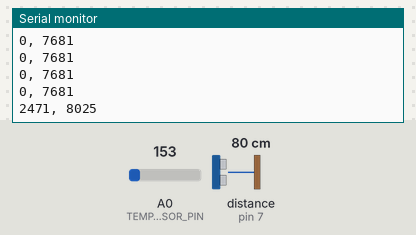
Simulated run of this sketch. Board: Arduino Uno, built with avr-gcc and run on an emulated ATmega328P. Parts: the last lines printed to the serial monitor. Wiring (inferred from the names in the program): ultrasonic range finder: trigger pin 7; echo pin 7. The inputs (shaded band) are chosen by the test bench; at power-on: distance to the obstacle (sensor on pin 7) 80 cm, A0 (TEMP_SENSOR_PIN) = 153. The echo pulse lasts 58.3 µs per cm.

Above: at 1.2 s.
1.3 s: distance to the obstacle (sensor on pin 7) set to 2 cm
At 1.39 s:
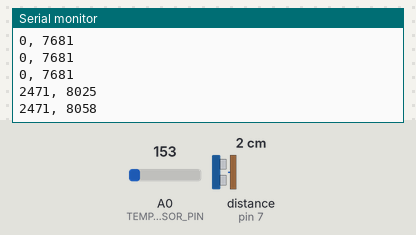
2.8 s: A0 (TEMP_SENSOR_PIN) set to 165
At 2.81 s:
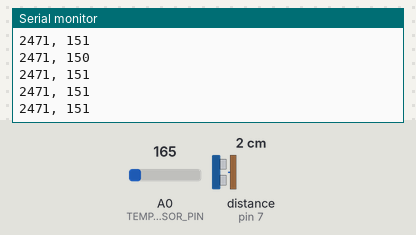
4.3 s: distance to the obstacle (sensor on pin 7) set to 60 cm
At 4.42 s:
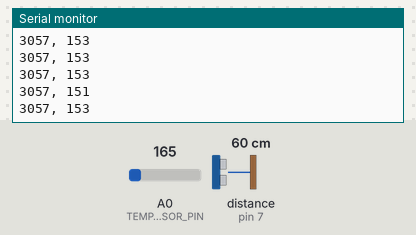
8.5 s: A0 (TEMP_SENSOR_PIN) set to 175
At 8.52 s:
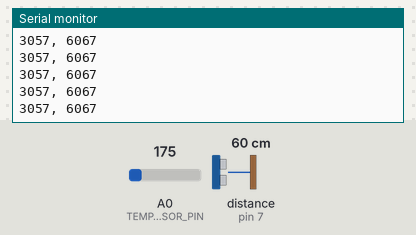
Timing chart, 0 to 11.0 s (numbered marks = the images above; inputs shaded):
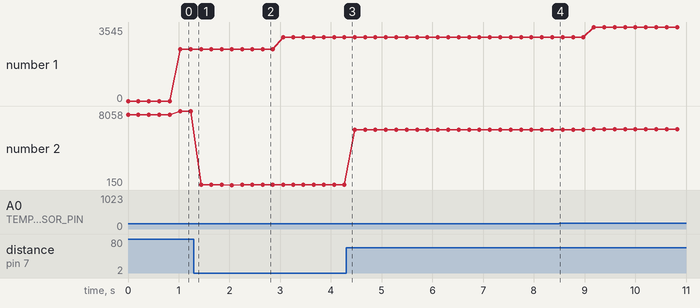

Measured:
- plotted number 1: 2471 → 3057 after the input at 2.8 s, 3057 → 3545 after the input at 8.5 s
- plotted number 2: 8058 → 151 after the input at 1.3 s, 151 → 153 after the input at 2.8 s, 153 → 6067 after the input at 4.3 s, 6067 → 6118 after the input at 8.5 s

The sketch:

PreciseSensor.ino
```cpp
const unsigned int BAUD_RATE = 9600;
const float SUPPLY_VOLTAGE = 5.0;
const unsigned int PING_SENSOR_IO_PIN = 7;
const unsigned int TEMP_SENSOR_PIN = A0;
const float SENSOR_GAP = 0.2;
float current_temperature = 0.0;
unsigned long last_measurement = millis();

void setup() {
    Serial.begin(BAUD_RATE);
}

void loop() {
    unsigned long currnet_millis = millis();
    if (abs(currnet_millis - last_measurement) >= 1000) {
        current_temperature = get_temperature();
        last_measurement = currnet_millis;
    }
    Serial.print(scaled_value(current_temperature));
    Serial.print(", ");
    const unsigned long duration = measure_distance();
    Serial.println(scaled_value(microseconds_to_cm(duration)));
    delay(200);
}

long scaled_value(const float value) {
    float round_offset = value < 0 ? -0.5 : 0.5;
    return (long)(value * 100 + round_offset);
}

const float get_temperature() {
    const int sensor_voltage = analogRead(TEMP_SENSOR_PIN);
    const float voltage = sensor_voltage * SUPPLY_VOLTAGE / 1024;
    return (voltage * 1000 - 500) / 10;
}

const float microseconds_per_cm() {
    return 1 / ((331.5 + (0.6 * current_temperature)) / 10000);
}

const float sensor_offset() {
    return SENSOR_GAP * microseconds_per_cm() * 2;
}

const float microseconds_to_cm(const unsigned long microseconds) {
  const float net_distance = max(0, microseconds - sensor_offset());
  return net_distance / microseconds_per_cm() / 2;
}

const unsigned long measure_distance() {
  pinMode(PING_SENSOR_IO_PIN, OUTPUT);
  digitalWrite(PING_SENSOR_IO_PIN, LOW);
  delayMicroseconds(2);
  digitalWrite(PING_SENSOR_IO_PIN, HIGH);
  delayMicroseconds(5);
  digitalWrite(PING_SENSOR_IO_PIN, LOW);
  pinMode(PING_SENSOR_IO_PIN, INPUT);
  return pulseIn(PING_SENSOR_IO_PIN, HIGH);
}
```
